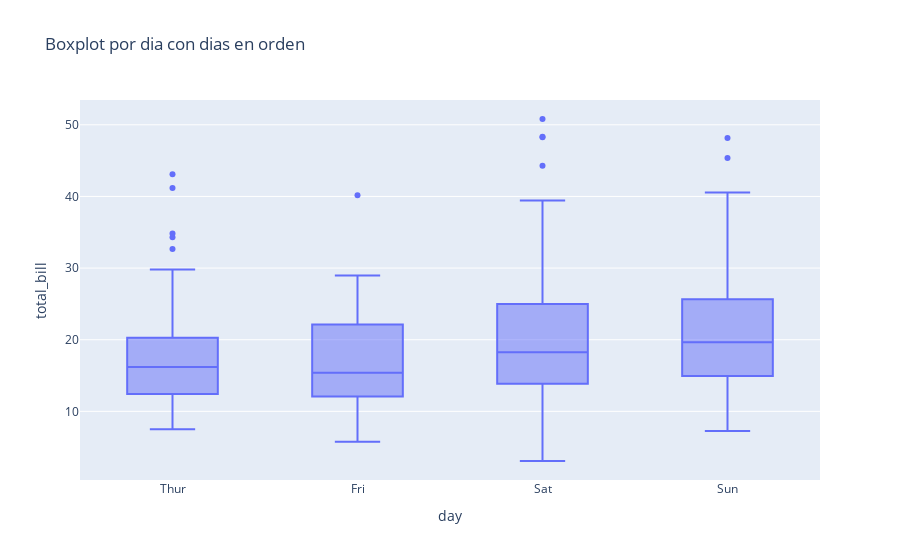

Notebook code cell kept with this figure:
### Code cell
px.box(tips,x = 'day',y='total_bill', title= 'Boxplot por dia con dias en orden', category_orders= {'day': ["Thur","Fri","Sat", "Sun"]})

### Figure 1 — Plotly figure (JSON) as saved in the notebook; plotly's stock layout.template omitted (floating-point values rounded to 4 significant figures; data arrays with more than 128 entries replaced by an {"elided": "..."} marker saying what was removed)
{"data": [{"alignmentgroup": "True", "hovertemplate": "day=%{x}<br>total_bill=%{y}<extra></extra>", "legendgroup": "", "marker": {"color": "#636efa"}, "name": "", "notched": false, "offsetgroup": "", "orientation": "v", "showlegend": false, "type": "box", "x": {"elided": "244 str values"}, "x0": " ", "xaxis": "x", "y": {"elided": "244 float values"}, "y0": " ", "yaxis": "y"}], "layout": {"boxmode": "group", "legend": {"tracegroupgap": 0}, "title": {"text": "Boxplot por dia con dias en orden"}, "xaxis": {"anchor": "y", "categoryarray": ["Thur", "Fri", "Sat", "Sun"], "categoryorder": "array", "domain": [0, 1], "title": {"text": "day"}}, "yaxis": {"anchor": "x", "domain": [0, 1], "title": {"text": "total_bill"}}}}
